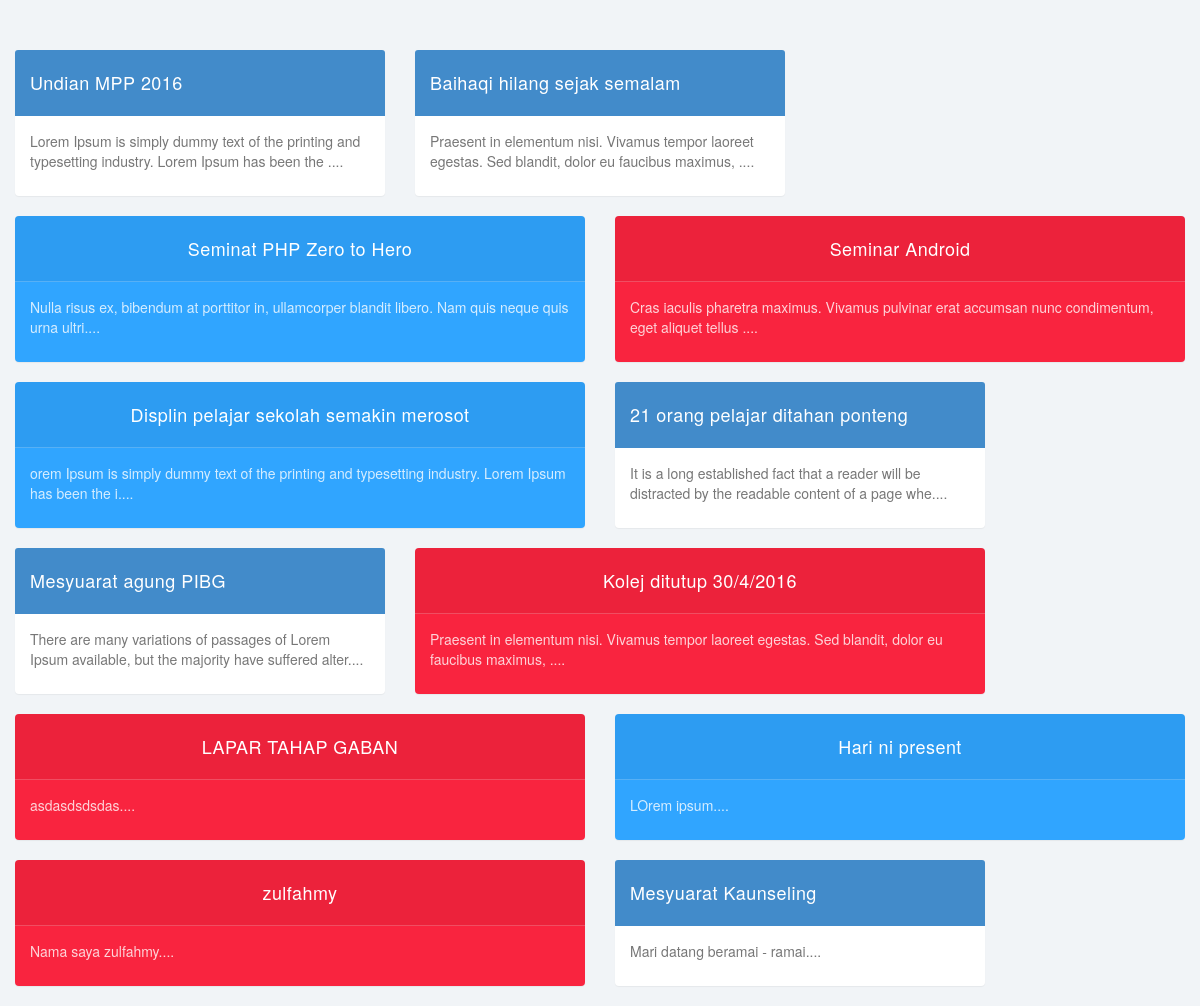
The page / on the database its author committed.
### tables this page shows
CREATE TABLE `news` (
  `id` int(20) NOT NULL,
  `title` varchar(60) NOT NULL,
  `news` text NOT NULL,
  `level` int(1) NOT NULL,
  `post_by` varchar(40) NOT NULL,
  `post_date` date NOT NULL,
  `enabled` int(1) NOT NULL
);

### includes/config.php (called while the page is built, shortened)
<?php
$username = "root";
$password = "";
$host = "localhost";
$database = "infomatic";
$dbc = new mysqli($host, $username, $password, $database);
$settingsql = 'SELECT * FROM settings';
$querysetting = mysqli_query($dbc, $settingsql);
$arraysetting = mysqli_fetch_array($querysetting);
?>

### index.php (the view, shortened to what this page needs)
<?php
include "includes/config.php";
include_once "header.php";
if($arraysetting['enabled'] == "1"){
  $displaysql = "SELECT * FROM news WHERE enabled = '1'";
  $query = mysqli_query($dbc, $displaysql);
  if(isset($_GET['page'])) {
    if($_GET['page'] == 'details'){
      if(isset($_GET['id'])){
        $id = $_GET['id'];
        $id = mysqli_real_escape_string($dbc, $id);
        $sqlgetdata = "SELECT * FROM news WHERE id = '".$id."'";
        $query = mysqli_query($dbc, $sqlgetdata);
        $newsdata = mysqli_fetch_array($query);
        if($newsdata['level'] == '3'){
          echo '
          <center><a href="index.php" class="btn btn-primary">Back</a><br><br></center>
            <div class="col-md-12">
              <div class="panel panel-red">
                <div class="panel-heading dark-overlay">'.$newsdata['title'].'</div>
                <div class="panel-body">
                  <p>'.$newsdata['news'].'</p>
                  <p>Posted by <b>'.$newsdata['post_by'].'</b> at <b>'.$newsdata['post_date'].'</b></p>
                </div>
              </div>
            </div>
            <script type="text/javascript">
            window.setTimeout(function(){
              window.location.href = "index.php";
            }, 30000);
            </script>
          ';
        }
        elseif($newsdata['level'] == '2'){
          echo '
          <center><a href="index.php" class="btn btn-primary">Back</a><br><br></center>
            <div class="col-md-12">
              <div class="panel panel-blue">
                <div class="panel-heading dark-overlay">'.$newsdata['title'].'</div>
                <div class="panel-body">
                  <p>'.$newsdata['news'].'</p>
                  <p>Posted by <b>'.$newsdata['post_by'].'</b> at <b>'.$newsdata['post_date'].'</b></p>
                </div>
              </div>
            </div>
            <script type="text/javascript">
            window.setTimeout(function(){
              window.location.href = "index.php";
            }, 30000);
            </script>
            ';
        }
        else {
          echo '
          <center><a href="index.php" class="btn btn-primary">Back</a><br><br></center>
            <div class="col-md-12">
              <div class="panel panel-primary">
                <div class="panel-heading">'.$newsdata['title'].'</div>
                <div class="panel-body">
                  <p>'.$newsdata['news'].'</p>
                  <p>Posted by <b>'.$newsdata['post_by'].'</b> at <b>'.$newsdata['post_date'].'</b></p>
                </div>
              </div>
            </div>
            <script type="text/javascript">
            window.setTimeout(function(){
              window.location.href = "index.php";
            }, 30000);
            </script>
          ';
        }
      }
    }
  }
  else {
  while ($newsdata = mysqli_fetch_array($query)) {
    $newsstr = substr($newsdata['news'], 0, 100);
    if($newsdata['level'] == '3'){
      echo '
        <div class="col-md-6">
        <a href="?page=details&id='.$newsdata['id'].'">
          <div class="panel panel-red">
            <div class="panel-heading dark-overlay">'.$newsdata['title'].'</div>
            <div class="panel-body">
              <p>'.$newsstr.'....</p>
            </div>
          </div>
          </a>
        </div>
      ';
    }
    elseif($newsdata['level'] == '2'){
      echo '
        <div class="col-md-6">
        <a href="?page=details&id='.$newsdata['id'].'">
          <div class="panel panel-blue">
            <div class="panel-heading dark-overlay">'.$newsdata['title'].'</div>
            <div class="panel-body">
              <p>'.$newsstr.'....</p>
            </div>
          </div>
        </a>
        </div>
        ';
    }
    else {
      echo '
        <div class="col-md-4">
        <a href="?page=details&id='.$newsdata['id'].'">
          <div class="panel panel-primary">
            <div class="panel-heading">'.$newsdata['title'].'</div>
            <div class="panel-body">
              <p>'.$newsstr.'....</p>
            </div>
          </div>
        </a>
        </div>
      ';
    }
  }
  }
}
include_once "footer.php";
?>

### header.php (shortened to what this page needs)
<?php
include "includes/config.php";
echo '
<!DOCTYPE html>
<html>
<head>
<meta charset="utf-8">
<meta name="viewport" content="width=device-width, initial-scale=1">
<title>'.$siteName.'</title>
<link href="css/bootstrap.min.css" rel="stylesheet">
<link href="css/datepicker3.css" rel="stylesheet">
<link href="css/styles.css" rel="stylesheet">
<script src="js/lumino.glyphs.js"></script>
<!--[if lt IE 9]>
<script src="js/html5shiv.js"></script>
<script src="js/respond.min.js"></script>
<![endif]-->
</head>
<body>
';
?>

### footer.php (shortened to what this page needs)
</body>
</html>

### css/styles.css (style rules this page uses)
body { background: #f1f4f7; padding-top: 50px; color: #5f6468; }
p { color: #777; }
a, a:hover, a:focus { color: #30a5ff; }
.panel { border: 0; }
.panel-heading { font-size: 18px; font-weight: 300; letter-spacing: 0.025em; height: 66px; line-height: 45px; }
.panel-blue { background: #30a5ff; color: #fff; }
.panel-red { background: #f9243f; color: #fff; }
.panel-blue .panel-body p, .panel-teal .panel-body p, .panel-orange .panel-body p, .panel-red .panel-body p { color: #fff; color: rgba(255, 255, 255, .8); }
.panel-blue .panel-heading, .panel-teal .panel-heading, .panel-orange .panel-heading, .panel-red .panel-heading { border-bottom: 1px solid rgba(255, 255, 255, .2); }
.dark-overlay { background: rgba(0, 0, 0, .05); text-align: center; }

### rows shown on the page
news: title "Undian MPP 2016", news "Lorem Ipsum is simply dummy text of the printing and typesetting industry. Lorem Ipsum has been the"
news: title "Baihaqi hilang sejak semalam", news "Praesent in elementum nisi. Vivamus tempor laoreet egestas. Sed blandit, dolor eu faucibus maximus,"
news: title "Seminat PHP Zero to Hero", news "Nulla risus ex, bibendum at porttitor in, ullamcorper blandit libero. Nam quis neque quis urna ultri"
news: title "Seminar Android", news "Cras iaculis pharetra maximus. Vivamus pulvinar erat accumsan nunc condimentum, eget aliquet tellus"
news: title "Displin pelajar sekolah semakin merosot", news "orem Ipsum is simply dummy text of the printing and typesetting industry. Lorem Ipsum has been the i"
news: title "21 orang pelajar ditahan ponteng", news "It is a long established fact that a reader will be distracted by the readable content of a page whe"
news: title "Mesyuarat agung PIBG", news "There are many variations of passages of Lorem Ipsum available, but the majority have suffered alter"
news: title "Kolej ditutup 30/4/2016", news "Praesent in elementum nisi. Vivamus tempor laoreet egestas. Sed blandit, dolor eu faucibus maximus,"
news: title "LAPAR TAHAP GABAN", news "asdasdsdsdas"
news: title "Hari ni present", news "LOrem ipsum"
news: title "zulfahmy", news "Nama saya zulfahmy"
news: title "Mesyuarat Kaunseling", news "Mari datang beramai - ramai"
